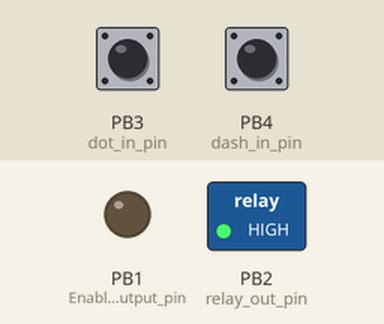
Simulated run of this program. Board: ATtiny85, built with avr-gcc and run on an emulated ATtiny85. Shown: switched loads named in the program (green lamp = pin HIGH), output pins drawn as LEDs (lit = HIGH). Dashed ring = blinking. The inputs (shaded band) are chosen by the test bench; at power-on: PB3 (dot_in_pin) HIGH, PB4 (dash_in_pin) HIGH.

Above: at 1.2 s.
1.3 s: PB3 (dot_in_pin) pulled LOW for 0.15 s
At 2.6 s:
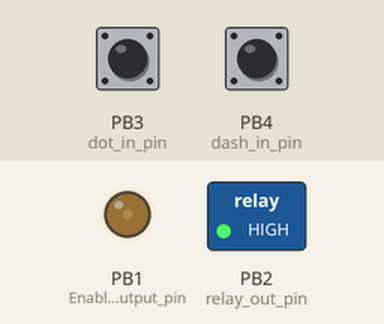
2.9 s: PB4 (dash_in_pin) pulled LOW for 1 s
At 3.06 s:
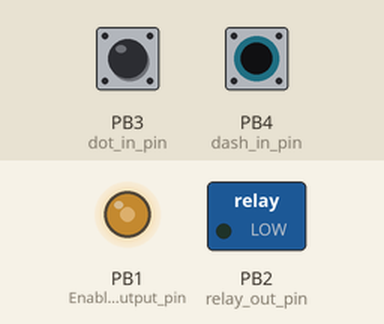
5.9 s: PB3 (dot_in_pin) pulled LOW for 1 s
At 8.0 s:
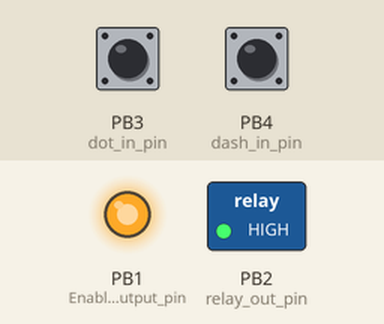
8.9 s: PB4 (dash_in_pin) pulled LOW for 0.15 s
At 10.3 s:
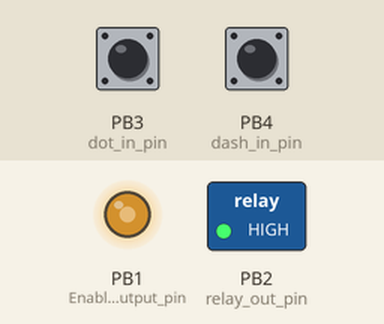
11.9 s: PB3 (dot_in_pin) pulled LOW for 0.15 s
At 13.2 s:
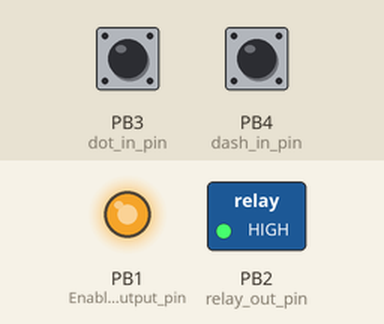
Timing chart, 0 to 14.5 s (numbered marks = the images above; inputs shaded):
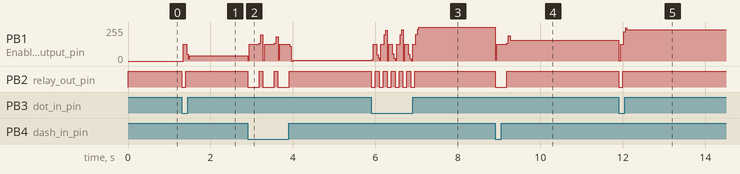

The program:

main.cpp
```cpp
#include <stdio.h>
#include <Arduino.h>

#include "morse_player.hpp"

#include "dds.hpp"


const int relay_out_pin = 2;

const int dot_in_pin = 3;
const int dash_in_pin = 4;

bool play_tone = false;
bool dot_btn_pushed = false;
bool dash_btn_pushed = false;
bool ready_to_switch = false;

Player* player;


void switchRelay(bool on) {
  digitalWrite(relay_out_pin, on ? LOW : HIGH);
}

void play_state_changed_cb(PlayState play_state) {
  switch (play_state) {
    case PLAY_STATE_DOT_ON:
    case PLAY_STATE_DASH_ON:
      play_tone = true;
      break;
    case PLAY_STATE_DOT_OFF:
    case PLAY_STATE_DASH_OFF:
    case PLAY_STATE_STOPPED:
    case PLAY_STATE_UNSET:
      play_tone = false;
      break;
  }
  switchRelay(play_tone);
}


void setup() {
  pinMode(relay_out_pin, OUTPUT);
  pinMode(dot_in_pin, INPUT_PULLUP);
  pinMode(dash_in_pin, INPUT_PULLUP);
  switchRelay(false);
  Freq = 700;
  CalculateSine();
  SetupDDS();
  Jump = Freq*4;
  player = new Player(100 * 30, &play_state_changed_cb, &millis);
}

ISR(TIMER0_COMPA_vect) {
  if (play_tone) {
    Sine();
  }
}

void loop() {
  if (ready_to_switch) {
    dot_btn_pushed = (digitalRead(dot_in_pin) == LOW);
    dash_btn_pushed = (digitalRead(dash_in_pin) == LOW);

    if (dot_btn_pushed) {
      player->playDot();
    } else if (dash_btn_pushed) {
      player->playDash();
    } else {
      player->stop();
    }
  }

  ready_to_switch = player->step();
}
```

dds.hpp
```cpp
#ifndef DDS_HPP
#define DDS_HPP

#include <Arduino.h>

#define NOINIT __attribute__ ((section (".noinit")))

unsigned int Freq NOINIT;
int8_t Sinewave[256] NOINIT;

volatile unsigned int Acc, Jump;


void CalculateSine () {
  int X=0, Y=8180;
  for (int i=0; i<256; i++) {
    X = X + (Y*4)/163;
    Y = Y - (X*4)/163;
    Sinewave[i] = X>>6;
  }
}

void Sine () {
  Acc = Acc + Jump;
  OCR1A = Sinewave[Acc>>8] + 128;
}

void SetupDDS () {
  // Enable 64 MHz PLL and use as source for Timer1
  PLLCSR = 1<<PCKE | 1<<PLLE;

  // Set up Timer/Counter1 for PWM output
  TIMSK = 0;                               // Timer interrupts OFF
  TCCR1 = 1<<PWM1A | 2<<COM1A0 | 1<<CS10;  // PWM A, clear on match, 1:1 prescale
  pinMode(1, OUTPUT);                      // Enable PWM output pin

  // Set up Timer/Counter0 for 20kHz interrupt to output samples.
  TCCR0A = 3<<WGM00;                       // Fast PWM
  TCCR0B = 1<<WGM02 | 2<<CS00;             // 1/8 prescale (1MHz)
  //TIMSK = 1<<OCIE0A;                     // Enable compare match, disable overflow
  TIMSK = 1<<OCIE0A | 1<<TOIE0;            // Enable compare match, disable overflow

  //   The Output Compare Register A contains an 8-bit value that is continuously compared with the counter value
  // (TCNT0). A match can be used to generate an Output Compare interrupt, or to generate a waveform output on the
  // OC0A pin.
  OCR0A = 60;                              // Divide by 61 - Timer/Counter0 – Output Compare Register A
}
#endif
```

morse_player.hpp
```cpp
#ifndef MORSE_PLAYER_HPP
#define MORSE_PLAYER_HPP

enum SignalType {
  SIGNAL_DOT,
  SIGNAL_DASH,
};

enum PlayState {
  PLAY_STATE_UNSET,
  PLAY_STATE_STOPPED,
  PLAY_STATE_DOT_ON,
  PLAY_STATE_DOT_OFF,
  PLAY_STATE_DASH_ON,
  PLAY_STATE_DASH_OFF,
};

const static char* play_state_str[] = {
    "unset",
    "stopped",
    "dot-on",
    "dot-off",
    "dash-on",
    "dash-off"
};

typedef unsigned long (*millis_fun_ptr)();
typedef void (*state_changed_fun_ptr)(PlayState);

class Player {
  public:
    Player(unsigned long duration_unit, state_changed_fun_ptr state_changed_cb, millis_fun_ptr millis_cb);
    bool step();
    void playDash();
    void playDot();
    void play(SignalType signal_type);
    void stop();
    PlayState getPlayState();
    unsigned long getPlayStateAge();
    PlayState getNextPlayState();
    unsigned long getPlayStateDuration();
    void setPlayState(PlayState state);
    bool isPlayStateExpired();
    PlayState switchPlayState();
  private:
    millis_fun_ptr millis_cb;
    state_changed_fun_ptr state_changed_cb;
    PlayState play_state = PLAY_STATE_UNSET;
    unsigned long last_state_change = 0;
    unsigned long int duration_unit;
};
#endif
```

morse_player.cpp
```cpp
#include "morse_player.hpp"

#if defined(__CLING__)
#include <stdio.h>
#define DBG(msg) printf(msg)
#else
#define DBG(msg)
#endif


Player::Player(unsigned long duration_unit, state_changed_fun_ptr state_changed_cb, millis_fun_ptr millis_cb) {
    this->duration_unit = duration_unit;
    this->state_changed_cb = state_changed_cb;
    this->millis_cb = millis_cb;
}

void Player::playDot() {
  play(SIGNAL_DOT);
}

void Player::playDash() {
  play(SIGNAL_DASH);
}

void Player::play(SignalType signal_type) {
  switch (signal_type) {
    case SIGNAL_DOT:
      if (!(play_state == PLAY_STATE_DOT_ON || play_state == PLAY_STATE_DOT_OFF))
          setPlayState(PLAY_STATE_DOT_ON);
      break;
    case SIGNAL_DASH:
      if (!(play_state == PLAY_STATE_DASH_ON || play_state == PLAY_STATE_DASH_OFF))
        setPlayState(PLAY_STATE_DASH_ON);
      break;
  }
}

void Player::stop() {
  setPlayState(PLAY_STATE_STOPPED);
}

void Player::setPlayState(PlayState play_state) {
  this->play_state = play_state;
  last_state_change = millis_cb();
  state_changed_cb(play_state);
}

PlayState Player::getPlayState() {
  return play_state;
}

unsigned long Player::getPlayStateAge() {
  return millis_cb() - last_state_change;
}

unsigned long Player::getPlayStateDuration() {
  switch (play_state) {
    case PLAY_STATE_DOT_ON:
        return duration_unit;
    case PLAY_STATE_DASH_ON:
        return duration_unit * 3;
    case PLAY_STATE_DOT_OFF:
    case PLAY_STATE_DASH_OFF:
        return duration_unit;
    case PLAY_STATE_STOPPED:
    case PLAY_STATE_UNSET:
        return 0;
  }
}

bool Player::isPlayStateExpired() {
  bool expired = false;
  switch (play_state) {
    case PLAY_STATE_UNSET:
        expired = true;
    default:
        expired = getPlayStateAge() > getPlayStateDuration();
  }

  DBG("Play state ");
  DBG(play_state_str[play_state]);
  DBG(" expired? ");
  DBG(expired ? "yes" : "no");
  DBG("\n");

  return expired;
}

PlayState Player::getNextPlayState() {
  switch (play_state) {
    case PLAY_STATE_STOPPED:
        return PLAY_STATE_STOPPED;
    case PLAY_STATE_DOT_ON:
        return PLAY_STATE_DOT_OFF;
    case PLAY_STATE_DOT_OFF:
        return  PLAY_STATE_DOT_ON;
    case PLAY_STATE_DASH_ON:
        return  PLAY_STATE_DASH_OFF;
    case PLAY_STATE_DASH_OFF:
        return  PLAY_STATE_DASH_ON;
    default:
        return PLAY_STATE_UNSET;
  }
}

PlayState Player::switchPlayState() {
  PlayState next_play_state = getNextPlayState();
  setPlayState(next_play_state);
  return next_play_state;
}

bool Player::step() {
  PlayState next_play_state;
  bool ready_to_switch = false;
  if (isPlayStateExpired()) {
    next_play_state = switchPlayState();
    ready_to_switch = !(next_play_state == PLAY_STATE_DOT_OFF || next_play_state == PLAY_STATE_DASH_OFF);
  }
  return ready_to_switch;
}
```

Measured:
- after the input at 1.3 s, PB1 (Enable_PWM_output_pin): 0/255 → 126/255 at once, → 40/255 0.08 s later; PB2 (relay_out_pin): HIGH → LOW at once, → HIGH 0.09 s later
- after the input at 8.9 s, PB1 (Enable_PWM_output_pin): 252/255 → 126/255 at once, → 157/255 0.28 s later; PB2 (relay_out_pin): HIGH → LOW at once, → HIGH 0.28 s later
- after the input at 11.9 s, PB1 (Enable_PWM_output_pin): 157/255 → 126/255 at once, → 233/255 0.12 s later; PB2 (relay_out_pin): HIGH → LOW at once, → HIGH 0.09 s later
